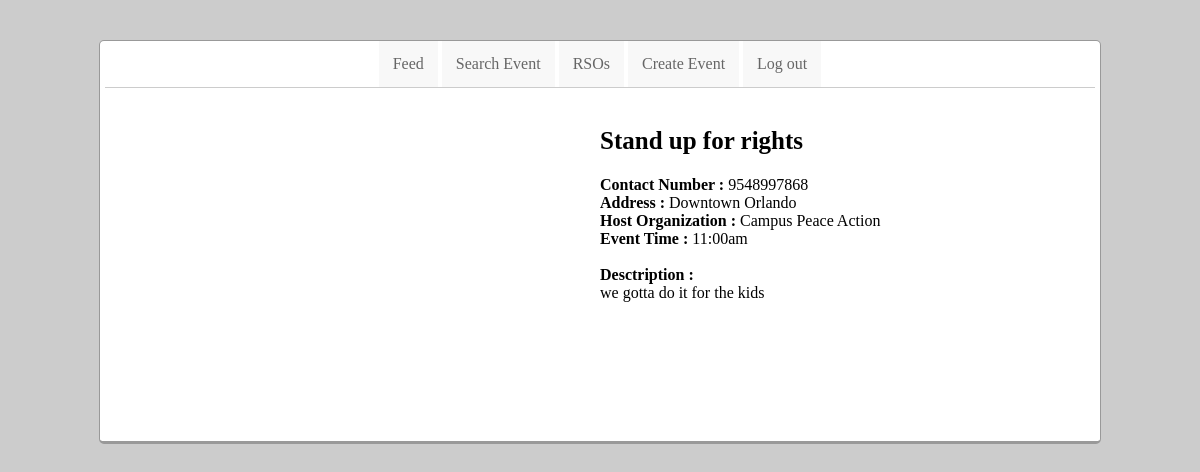
Page /eventResult.php?myHiddenValue=Stand up for rights on the committed database.
### tables this page shows
CREATE TABLE `event` (
  `event_id` int(10) UNSIGNED NOT NULL,
  `name` varchar(30) NOT NULL,
  `type` varchar(30) NOT NULL,
  `event_time` varchar(20) NOT NULL,
  `event_date` date NOT NULL,
  `eventLocation` varchar(255) NOT NULL,
  `lat` float NOT NULL,
  `lon` float NOT NULL,
  `university_id` varchar(3) NOT NULL,
  `scope` varchar(30) NOT NULL,
  `eventDesc` varchar(250) NOT NULL,
  `pNum` varchar(25) NOT NULL,
  `rsoAff` varchar(50) NOT NULL
);

### eventResult.php (the view, shortened to what this page needs)
<?php
include("connect.php");
$eventName = htmlspecialchars($_GET["myHiddenValue"]);
$sql = "SELECT * from event WHERE name = '$eventName'";
$result = $con->query($sql);
$unii = $result->fetch_assoc();
$eventLocation = $unii['eventLocation'];
$eventNum = $unii['pNum'];
$eventDes = $unii['eventDesc'];
$rso = $unii['rsoAff'];
$eventTime = $unii['event_time'];
?>
<html>
<head>
  <link rel="stylesheet" href="css/style.css"  />
</head>
<body>
  <div id='wrapper'>
    <div id='menu2'>
      <a href='feed.php'>Feed</a>
      <a href='search.html'>Search Event</a>
      <a href='rso.php'>RSOs</a>
      <a href='create.php'>Create Event</a>
      <a href='login.php'>Log out</a>
    </div>
    <div id="eventPage">
      <div id="title">
      <h2><?php echo $eventName;?></h2>
      <?php echo  "<strong>Contact Number : </strong>" .$eventNum; echo "</br>"?>
      <?php echo "<strong>Address : </strong>" .$eventLocation; echo "</br>";echo "<strong>Host Organization :</strong> $rso </br>";echo "<strong>Event Time : </strong> $eventTime </br></br>";;echo "<strong>Desctription :</strong> </br>";?>
      <?php echo $eventDes; ?>
      </div>
      <div id="map"></div>
    </div>
  </div>
</body>
</html>

### CSS/style.css (style rules this page uses)
body { padding:0; margin:0; background-color: #ccc; }
#menu2 { width:990px; margin:0px auto; text-align:center; border-bottom: 1px solid #CCC; }
#menu2 a { text-decoration:none; display:inline-block; color:#666; padding:14px; background-color:#F8F8F8; }
#wrapper { width:1000px; background-color:#FFF; margin:0px auto; min-height:400px; margin-top:40px; border:1px solid #999; border-bottom:3px solid #999; border-radius:5px; }
#map { height:40%; width:40%; float:left; margin-left: 10px; }
#title { height:40%; width:50%; float:right; }
#title h2 { font-size: 25px; font-weight: bold; }

### rows in the picture
event: pNum "9548997868", eventLocation "Downtown Orlando", rsoAff "Campus Peace Action", event_time "11:00am", eventDesc "we gotta do it for the kids"

### other values in the picture
$eventName "Stand up for rights"
